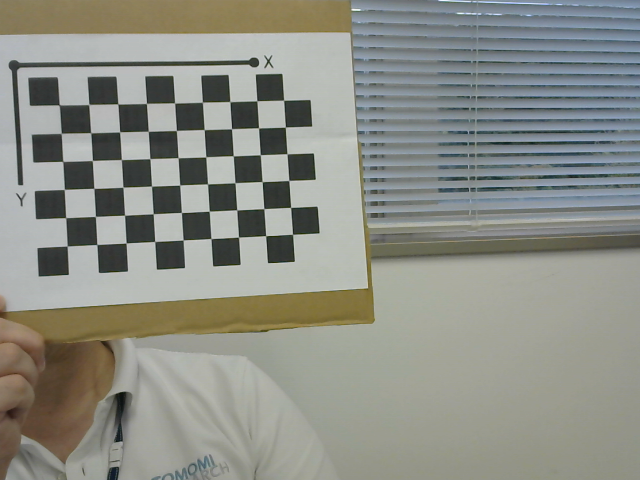
#> input picture original/images/img0.png, 640 x 480 px; its folder holds 4 pictures in this run
$ python calibration.py
#> lines starting #> are read from the running program, lines starting #| are printed output that depends on the picture; after the words box and inside, x2 and y2 are one past the last pixel; in counts of white or black regions, pixels touching at a corner belong together
import numpy as np
import cv2 as cv
import glob
import pickle


################ FIND CHESSBOARD CORNERS - OBJECT POINTS AND IMAGE POINTS #############################

chessboardSize = (9,6)
frameSize = (640,480)


# termination criteria
criteria = (cv.TERM_CRITERIA_EPS + cv.TERM_CRITERIA_MAX_ITER, 30, 0.001)


# prepare object points, like (0,0,0), (1,0,0), (2,0,0) ....,(6,5,0)
objp = np.zeros((chessboardSize[0] * chessboardSize[1], 3), np.float32)
objp[:,:2] = np.mgrid[0:chessboardSize[0],0:chessboardSize[1]].T.reshape(-1,2)

size_of_chessboard_squares_mm = 20
objp = objp * size_of_chessboard_squares_mm


# Arrays to store object points and image points from all the images.
objpoints = [] # 3d point in real world space
imgpoints = [] # 2d points in image plane.


images = glob.glob('./images/*.png')

for image in images:

    img = cv.imread(image)
#> img is the input picture: shape (480, 640, 3); mean B, G, R 134.5, 142.3, 140.3
    gray = cv.cvtColor(img, cv.COLOR_BGR2GRAY)
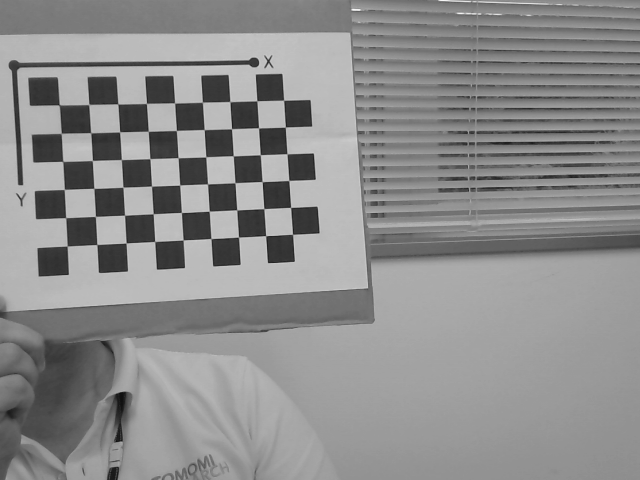
#> gray: shape (480, 640); min 14, max 248, mean 140.8

    # Find the chess board corners
    ret, corners = cv.findChessboardCorners(gray, chessboardSize, None)
#> ret = True; corners = 54 rows, first 8: [59.15, 104.9], [88.79, 104.5], [117.8, 103.9], [146.4, 103.5], [174.6, 103], [202.4, 102.2], [229.8, 101.6], [256.8, 100.7]

    # If found, add object points, image points (after refining them)
    if ret == True:

        objpoints.append(objp)
        corners2 = cv.cornerSubPix(gray, corners, (11,11), (-1,-1), criteria)
#> corners2 = 54 rows, first 8: [59.3, 104.9], [88.76, 104.5], [117.8, 103.9], [146.5, 103.4], [174.6, 102.9], [202.4, 102.2], [229.8, 101.6], [256.8, 100.8]
        imgpoints.append(corners)

        # Draw and display the corners
        cv.drawChessboardCorners(img, chessboardSize, corners2, ret)
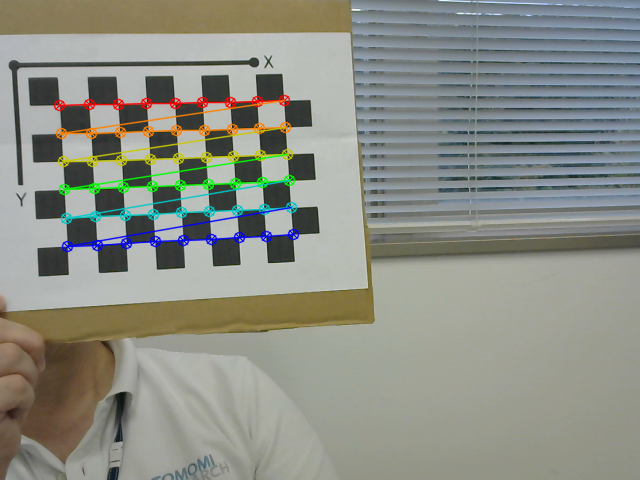
#> img: shape (480, 640, 3); 3.71% of pixels changed, all inside (x1, y1, x2, y2) = (53, 94, 300, 253)
        cv.imshow('img', img)
        cv.waitKey(1000)
#> pass 2 of the loop `for image in images:`:
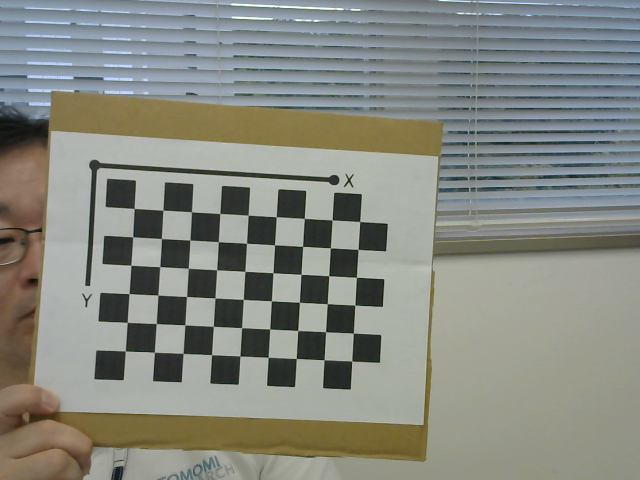
#> input picture original/images/img1.png, 640 x 480 px
#> img is the input picture: shape (480, 640, 3); mean B, G, R 129, 136.8, 134.2
#> `gray = cv.cvtColor(img, cv.COLOR_BGR2GRAY)`:
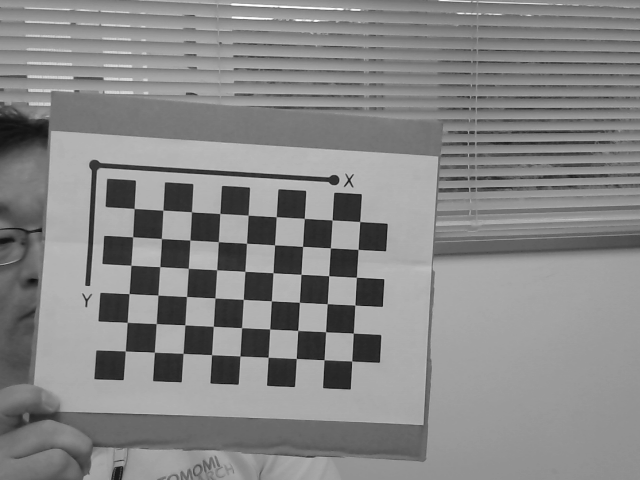
#> gray: shape (480, 640); min 14, max 255, mean 135.1
#> corners = 54 rows, first 8: [134.2, 208.5], [162.9, 210.2], [191.5, 211.7], [219.8, 213.5], [248.2, 215.2], [276.2, 216.7], [304.3, 218.4], [332, 220]
#> corners2 = 54 rows, first 8: [134.2, 208.5], [162.8, 210.2], [191.5, 211.8], [219.8, 213.5], [248.2, 215.2], [276.2, 216.7], [304.3, 218.4], [332.1, 219.9]
#> `cv.drawChessboardCorners(img, chessboardSize, corners2, ret)`:
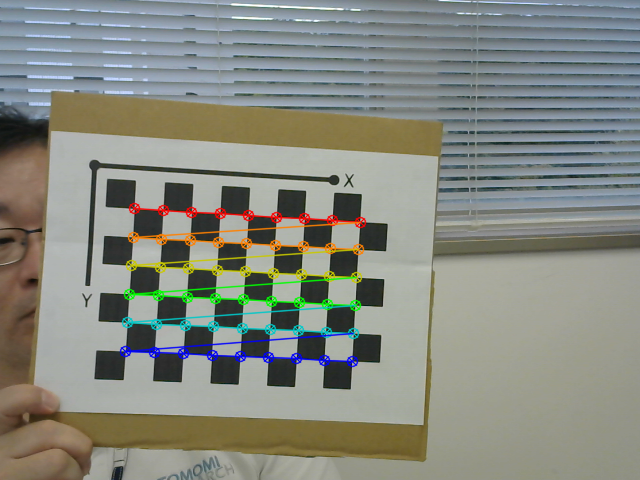
#> img: shape (480, 640, 3); 3.74% of pixels changed, all inside (x1, y1, x2, y2) = (119, 202, 367, 368)
#> pass 3 of the loop `for image in images:`:
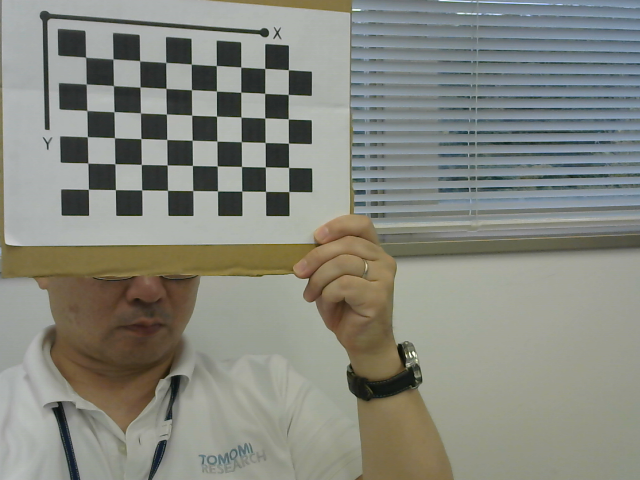
#> input picture original/images/img10.png, 640 x 480 px
#> img is the input picture: shape (480, 640, 3); mean B, G, R 127.2, 135.9, 134.1
#> `gray = cv.cvtColor(img, cv.COLOR_BGR2GRAY)`:
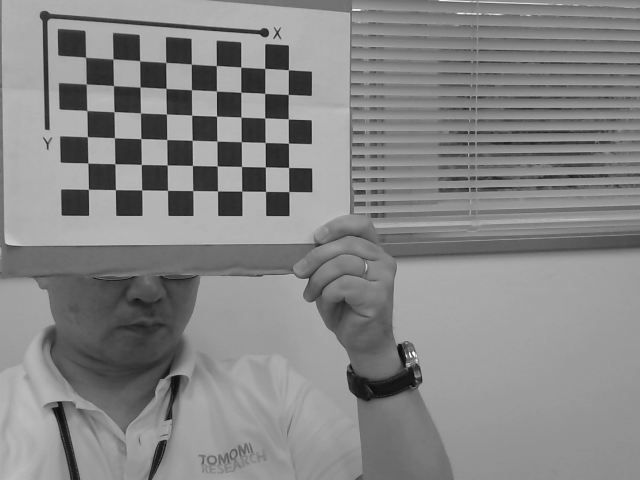
#> gray: shape (480, 640); min 10, max 254, mean 134.4
#> corners = 54 rows, first 8: [85.57, 57.18], [113, 59.01], [139.7, 60.83], [165.8, 62.46], [191.3, 64.1], [216.3, 65.57], [240.8, 67.1], [264.7, 68.43]
#> corners2 = 54 rows, first 8: [85.61, 57.24], [112.9, 58.95], [139.7, 60.75], [165.7, 62.49], [191.3, 64.1], [216.4, 65.52], [240.7, 67.05], [264.7, 68.43]
#> `cv.drawChessboardCorners(img, chessboardSize, corners2, ret)`:
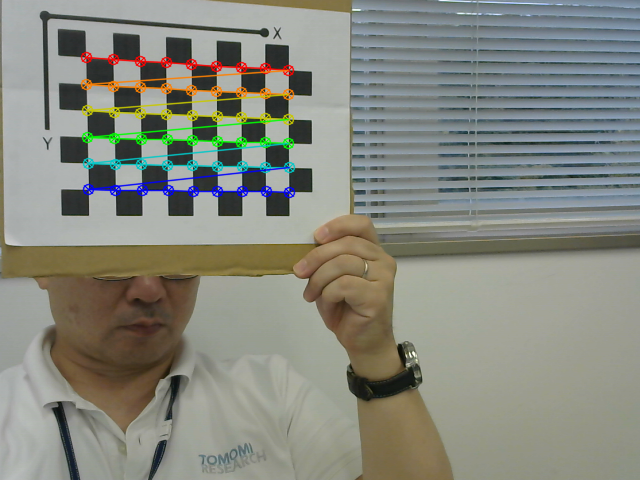
#> img: shape (480, 640, 3); 3.47% of pixels changed, all inside (x1, y1, x2, y2) = (80, 51, 296, 199)
#> the loop made 4 passes; the first 3 are shown


cv.destroyAllWindows()


############## CALIBRATION #######################################################

ret, cameraMatrix, dist, rvecs, tvecs = cv.calibrateCamera(objpoints, imgpoints, frameSize, None, None)

# Save the camera calibration result for later use (we won't worry about rvecs / tvecs)
pickle.dump((cameraMatrix, dist), open( "calibration.pkl", "wb" ))
pickle.dump(cameraMatrix, open( "cameraMatrix.pkl", "wb" ))
pickle.dump(dist, open( "dist.pkl", "wb" ))


############## UNDISTORTION #####################################################

img = cv.imread('calib-test.png')
#> (the run stopped early here; a loop or call above may not have finished)
